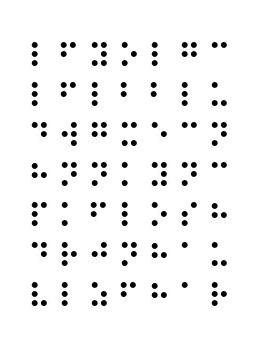
%> input picture COMS_5750/HW2/images/p3/in/1.jpg, 270 x 360 px
$ octave p3.m   (GNU Octave 9; MATLAB toolbox functions it lacks are replaced by stand-ins)
%> lines starting %> are read from the running program, lines starting %| are printed output that depends on the picture; in (x1, y1, x2, y2) boxes, pixels count from 0 and x2, y2 are one past the last pixel; in counts of white or black regions, pixels touching at a corner belong together; the program's own positions count from 1

clear; clc; close all;

a = imread('../../images/p3/in/1.jpg');
%> a is the input picture: size 360x270x3 uint8; min 0, max 255, mean 243.9
% a = imread('../../images/p3/in/2.jpg');
figure; imshow (a);

b = im2bw(a, 0.5);
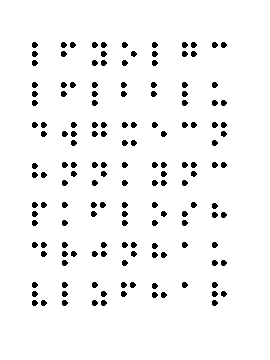
%> b: size 360x270 logical; 95.6% white; 153 black regions, largest, box (x1, y1, x2, y2) and area: (32, 42, 38, 48) 28, (61, 42, 67, 48) 28, (70, 42, 76, 48) 28
bi = ~b;
figure; imshow(bi);

se = strel('square', 3);

d1 = imdilate(bi, se);
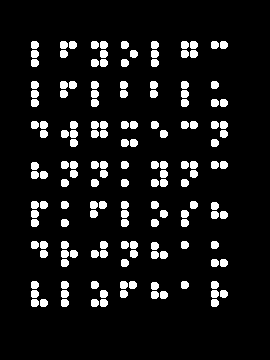
%> d1: size 360x270 logical; 8.8% white; 153 white regions, largest, box (x1, y1, x2, y2) and area: (31, 41, 39, 49) 56, (60, 41, 68, 49) 56, (69, 41, 77, 49) 56
figure; imshow(d1);

d2 = imdilate(d1, se);
%> d2: size 360x270 logical; 13.9% white; 66 white regions, largest, box (x1, y1, x2, y2) and area: (90, 40, 109, 68) 434, (150, 160, 169, 188) 434, (60, 120, 79, 148) 348
d3 = imdilate(d2, se);
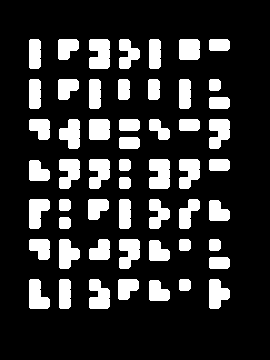
%> d3: size 360x270 logical; 18.7% white; 54 white regions, largest, box (x1, y1, x2, y2) and area: (89, 39, 110, 69) 564, (149, 159, 170, 189) 564, (209, 119, 230, 149) 481
d4 = imdilate(d3, se);
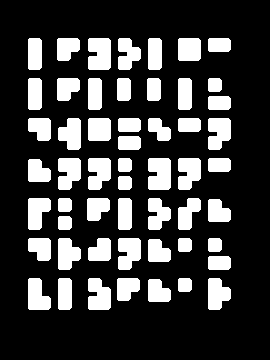
%> d4: size 360x270 logical; 23.6% white; 54 white regions, largest, box (x1, y1, x2, y2) and area: (88, 38, 111, 70) 690, (148, 158, 171, 190) 690, (208, 118, 231, 150) 606

figure; imshow(d4);

d5 = imdilate(d4, se);
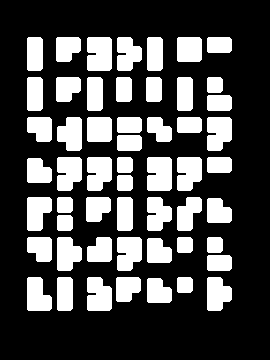
%> d5: size 360x270 logical; 29% white; 54 white regions, largest, box (x1, y1, x2, y2) and area: (87, 37, 112, 71) 822, (147, 157, 172, 191) 822, (207, 117, 232, 151) 738
d6 = imdilate(d5, se);
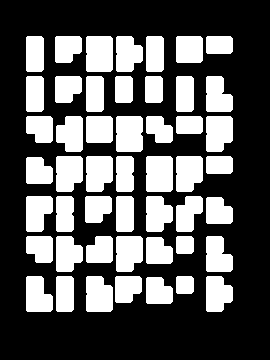
%> d6: size 360x270 logical; 34.8% white; 49 white regions, largest, box (x1, y1, x2, y2) and area: (86, 36, 113, 72) 962, (146, 156, 173, 192) 962, (116, 116, 143, 152) 956
figure; imshow(d6);

zeroRows = all(d6 == 0, 2);
%> zeroRows = 360 logical values, 108 true

d = diff([false; zeroRows; false]);
%> d = 361 values, max 1 at index 1, min -1 at index 37, mean 0
starts = find(d == 1);
%> starts = [1; 73; 113; 153; 193; 233; 273; 313]
ends   = find(d == -1) - 1;
%> ends = [36; 76; 116; 156; 196; 236; 276; 360]
rows = floor((starts + ends)/2);
%> rows = [18; 74; 114; 154; 194; 234; 274; 336]

if ~isempty(rows)
    if starts(1) == 1
        rows(1) = ends(1);              % last zero row at the top block
    end
    if ends(end) == numel(zeroRows)
        rows(end) = starts(end);        % first zero row at the bottom block
    end
end

zeroCols = all(d6 == 0, 1);
%> zeroCols = 270 logical values, 77 true
d = diff([false, zeroCols, false]);
%> d = 271 values, max 1 at index 1, min -1 at index 27, mean 0
starts = find(d == 1);
%> starts = [1 54 84 114 144 174 204 234]
ends   = find(d == -1) - 1;
%> ends = [26 55 85 115 145 176 206 270]
cols = floor((starts + ends)/2);
%> cols = [13 54 84 114 144 175 205 252]

if ~isempty(cols)
    if starts(1) == 1
        cols(1) = ends(1);              % last zero row at the top block
    end
    if ends(end) == numel(zeroCols)
        cols(end) = starts(end);        % first zero row at the bottom block
    end
end

height = rows(2) - rows(1) + 1;
%> height = 39
width = cols(2) - cols(1) + 1;
%> width = 29

x = 1;
y = 2;

px = rows(x);
%> px = 36
py = cols(y);
%> py = 54

output_img = a;

R = output_img(:, :, 1);
G = output_img(:, :, 2);
B = output_img(:, :, 3);

% Adjust the color channels based on the marked point
for i = 1:width
    for j = 1:height
        R(px + j - 1, py + i - 1) = 255;   % Set the red channel to minimum
        G(px + j - 1, py + i - 1) = 255; % Set the green channel to maximum
        B(px + j - 1, py + i - 1) = 255;   % Set the blue channel to minimum
    end
end
%> this loop made 29 passes
%> B: size 360x270 uint8; min 0, max 255, mean 244.1

output_img1 = cat(3, R, G, B);

% start fully white
R = uint8(255*ones(size(output_img,1), size(output_img,2), 'like', output_img));
%> R: size 360x270 uint8; every value is 255
G = R;
B = R;

for i = 1:width
    for j = 1:height
        R(px + j - 1, py + i - 1) = output_img(px + j - 1, py + i - 1, 1);
        G(px + j - 1, py + i - 1) = output_img(px + j - 1, py + i - 1, 2);
        B(px + j - 1, py + i - 1) = output_img(px + j - 1, py + i - 1, 3);
    end
end
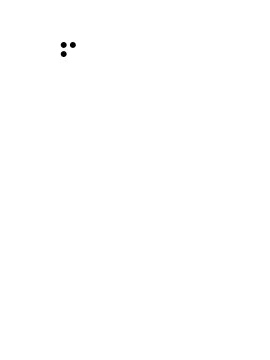
%> B: size 360x270 uint8; min 0, max 255, mean 254.8

output_img2 = cat(3, R, G, B);

% Mark the specific point (px, py) on the output image
% output_img1 = insertShape(output_img1, 'Circle', [py, px, 5], 'Color', [0, 255, 0], 'LineWidth', 2);
%
%
% for i = 1:length(rows)
%     y = round(rows(i));
%     output_img1 = insertShape(output_img1, 'Line', ...
%         [1, y, size(output_img1, 2), y], ...
%         'Color', [255, 0, 0], 'LineWidth', 2);
% end
%
% for i = 1:length(cols)
%     x = round(cols(i));
%     output_img1 = insertShape(output_img1, 'Line', ...
%         [x, 1, x, size(output_img1, 1)], ...
%         'Color', [255, 0, 0], 'LineWidth', 2);
% end
%
% figure; imshow(output_img1);
%
% % Mark the specific point (px, py) on the output image
% output_img1 = insertShape(output_img2, 'Circle', [py, px, 5], 'Color', [0, 255, 0], 'LineWidth', 2);
%
%
% for i = 1:length(rows)
%     y = round(rows(i));
%     output_img1 = insertShape(output_img1, 'Line', ...
%         [1, y, size(output_img1, 2), y], ...
%         'Color', [255, 0, 0], 'LineWidth', 2);
% end
%
% for i = 1:length(cols)
%     x = round(cols(i));
%     output_img1 = insertShape(output_img1, 'Line', ...
%         [x, 1, x, size(output_img1, 1)], ...
%         'Color', [255, 0, 0], 'LineWidth', 2);
% end
%
% figure; imshow(output_img1);

imwrite(output_img2, '../../images/p3/out/1a.jpg');
imwrite(output_img1, '../../images/p3/out/1b.jpg');
% imwrite(output_img2, '../../images/p3/out/2a.jpg');
% imwrite(output_img1, '../../images/p3/out/2b.jpg');
